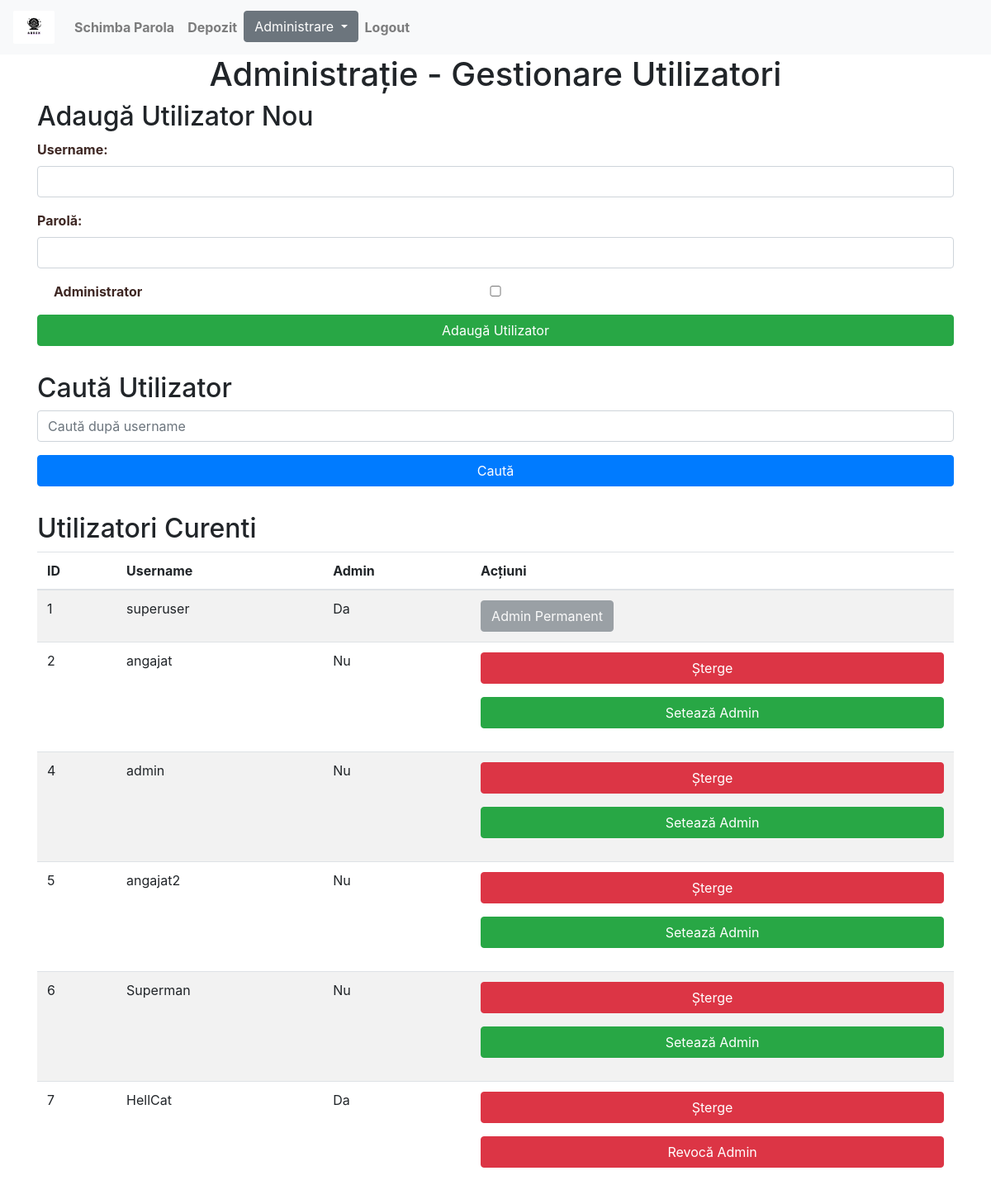
/admuser.php (signed in), run on the app's committed database.
### tables this page shows
CREATE TABLE `users` (
  `id` int(11) NOT NULL,
  `username` varchar(255) NOT NULL,
  `password` varchar(255) NOT NULL,
  `is_superuser` tinyint(1) DEFAULT 0,
  `inspector` tinyint(1) DEFAULT 0,
  `created_at` timestamp NOT NULL DEFAULT current_timestamp()
);

### admuser.php (the view, shortened to what this page needs)
<?php
include 'include/nav.php';
include 'db.php';
$search = $_GET['search'] ?? '';
$users = $conn->query("SELECT * FROM users WHERE username LIKE '%$search%'")->fetch_all(MYSQLI_ASSOC);
?>
<!DOCTYPE html>
<html lang="en">
<head>
    <link rel="stylesheet" href="https://maxcdn.bootstrapcdn.com/bootstrap/4.0.0/css/bootstrap.min.css">
</head>
<body>
<div class="container">
    <h1 class="text-center">Administrație - Gestionare Utilizatori</h1>
    <div>
        <h2>Adaugă Utilizator Nou</h2>
        <form method="POST">
            <div class="form-group">
                <label for="username">Username:</label>
                <input type="text" class="form-control" name="username" required>
            </div>
            <div class="form-group">
                <label for="password">Parolă:</label>
                <input type="password" class="form-control" name="password" required>
            </div>
            <div class="form-group form-check">
                <input type="checkbox" class="form-check-input" name="is_superuser">
                <label class="form-check-label" for="is_superuser">Administrator</label>
            </div>
            <button type="submit" class="btn btn-success">Adaugă Utilizator</button>
        </form>
    </div>
    <div>
        <h2>Caută Utilizator</h2>
        <form method="GET">
            <div class="form-group">
                <input type="text" class="form-control" name="search" placeholder="Caută după username" value="<?= htmlspecialchars($search) ?>">
            </div>
            <button type="submit" class="btn btn-primary">Caută</button>
        </form>
    </div>
    <div>
        <h2>Utilizatori Curenti</h2>
        <table class="table table-striped">
            <thead>
                <tr>
                    <th>ID</th>
                    <th>Username</th>
                    <th>Admin</th>
                    <th>Acțiuni</th>
                </tr>
            </thead>
            <tbody>
                <?php foreach ($users as $user): ?>
                    <tr>
                        <td><?= $user['id'] ?></td>
                        <td><?= htmlspecialchars($user['username']) ?></td>
                        <td><?= $user['is_superuser'] ? 'Da' : 'Nu' ?></td>
                        <td>
                            <?php if ($user['username'] !== 'superuser'): ?>
                                <form method="POST" style="display: inline;">
                                    <button type="submit" name="action" value="delete_user" class="btn btn-danger">Șterge</button>
                                </form>
                                <form method="POST" style="display: inline;">
                                    <button type="submit" name="action" value="toggle_admin" class="btn btn-<?= $user['is_superuser'] ? 'danger' : 'success' ?>">
                                        <?= $user['is_superuser'] ? 'Revocă Admin' : 'Setează Admin' ?>
                                    </button>
                                </form>
                            <?php else: ?>
                                <button class="btn btn-secondary" disabled>Admin Permanent</button>
                            <?php endif; ?>
                        </td>
                    </tr>
                <?php endforeach; ?>
            </tbody>
        </table>
    </div>
</div>
</body>
</html>

### include/nav.php (shortened to what this page needs)
<link rel="stylesheet" href="style.css">
<link rel="stylesheet" href="styles.css">
<link rel="stylesheet" href="https://maxcdn.bootstrapcdn.com/bootstrap/4.0.0/css/bootstrap.min.css">
<nav class="navbar navbar-expand-lg navbar-light bg-light">
    <a class="navbar-brand" href="index.php">
        <div class="logo-container">
            <img src="adrex.png" alt="Logo">
        </div>
    </a>
    <ul class="navbar-nav mr-auto">
        <?php
        if (isset($_SESSION['username'])) {
            echo '<li class="nav-item"><a class="nav-link" href="schimbap.php">Schimba Parola</a></li>';
            echo '<li class="nav-item"><a class="nav-link" href="management.php">Depozit</a></li>';
            if (isset($_SESSION['is_superuser']) && $_SESSION['is_superuser'] == 1) {
                echo '
                <div class="dropdown">
                    <button class="btn btn-secondary dropdown-toggle" type="button" id="dropdownMenuButton" data-toggle="dropdown" aria-haspopup="true" aria-expanded="false">
                        Administrare
                    </button>
                    <div class="dropdown-menu" aria-labelledby="dropdownMenuButton">
                        <a class="dropdown-item" href="adaugare.php">Adaugare Depozit</a>
                        <a class="dropdown-item" href="b.add.php">Transmitere intre Depozite</a>
                        <a class="dropdown-item" href="add.php">Adaugare Client</a>
                        <a class="dropdown-item" href="search.php">Cautare Client</a>
                        <a class="dropdown-item" href="admuser.php">Useri</a>
                    </div>
                </div>
                ';
            }
            echo '<li class="nav-item"><a class="nav-link" href="logout.php">Logout</a></li>';
        } else {
            echo '<li class="nav-item"><a class="nav-link" href="login.php">Autentificare</a></li>';
        }
        ?>
    </ul>
</nav>

### style.css (style rules this page uses)
body { margin: 0; padding: 0; overflow-x: hidden; }
.container { flex: 1; }
.logo-container { display: flex; justify-content: center; align-items: center; }
.logo-container img { width: 50px; height: auto; background: none; }

### styles.css (style rules this page uses)
body { font-family: Arial, sans-serif; margin: 0; padding: 0; background-color: #f4f1ea; color: #5a4635; }
form label { display: block; margin-bottom: 0.5rem; font-weight: bold; color: #3e2723; }
form input, form select, form textarea, form button { width: 100%; padding: 0.8rem; margin-bottom: 1rem; border: 1px solid #c7a69d; border-radius: 4px; font-size: 1rem; }
form button { background-color: #a1887f; color: white; border: none; cursor: pointer; font-size: 1rem; }
a { text-decoration: none; color: #a1887f; font-weight: bold; }

### data on the page
users: id "1", username "superuser", is_superuser "Da", shows "Admin Permanent"
users: id "2", username "angajat", is_superuser "Nu"
users: id "4", username "admin", is_superuser "Nu"
users: id "5", username "angajat2", is_superuser "Nu"
users: id "6", username "Superman", is_superuser "Nu"
users: id "7", username "HellCat", is_superuser "Da"
